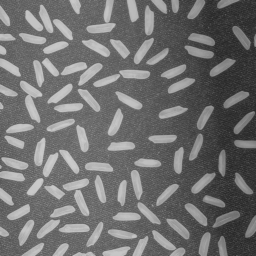
%> input picture 044159_ee_lab/061_Image_Processing/IP-Files/rice.png, 256 x 256 px
$ octave ex7.m   (GNU Octave 9; MATLAB toolbox functions it lacks are replaced by stand-ins)
%> lines starting %> are read from the running program, lines starting %| are printed output that depends on the picture; in (x1, y1, x2, y2) boxes, pixels count from 0 and x2, y2 are one past the last pixel; in counts of white or black regions, pixels touching at a corner belong together; the program's own positions count from 1
clc; close all;
% [35 lines of commented-out code are left out]
im = imread("rice.png");
%> im is the input picture: size 256x256 uint8; min 40, max 204, mean 111.2
figure(1);imshow(im);impixelinfo;
SE1=strel('disk',20);
out=imerode(im,SE1);
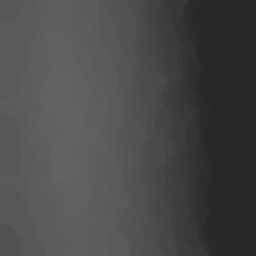
%> out: size 256x256 uint8; min 40, max 98, mean 73.4
figure(2);imshow(out);impixelinfo;
im = im - out;
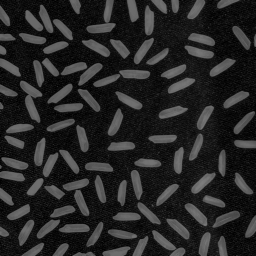
%> im: size 256x256 uint8; min 0, max 125, mean 37.8
figure(3);imshow(im);impixelinfo;
figure(4); imhist(im);
%> after `imhist(im)`:
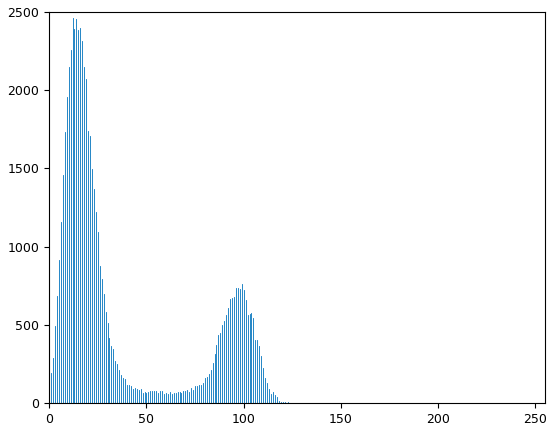
%> figure redrawn from the program's plot data; highest point at x = 12, y = 2459
Thresh=55;
bw=im>Thresh;
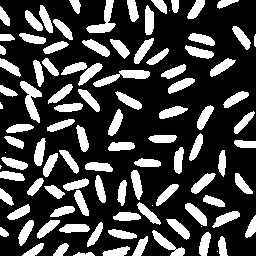
%> bw: size 256x256 logical; 26.9% white; 102 white regions (7 under 20 px), largest, box (x1, y1, x2, y2) and area: (20, 81, 42, 123) 402, (93, 70, 150, 87) 401, (86, 0, 116, 33) 377
figure(45); imshow(bw);impixelinfo;
bw_r=bwpropfilt(bw,'Area',[150 300]);
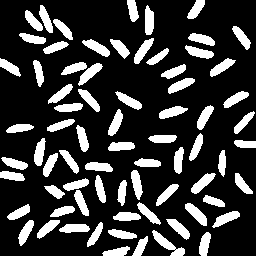
%> bw_r: size 256x256 logical; 22% white; 73 white regions, largest, box (x1, y1, x2, y2) and area: (152, 230, 185, 256) 287, (185, 203, 207, 226) 239, (191, 173, 216, 194) 234
figure; imshow(bw_r);
CC=bwconncomp(bw_r);
%> CC = 73 connected components
CC.NumObjects
%> ans = 73

sum(double(bw_r(:)))/CC.NumObjects
%> ans = 197.5
